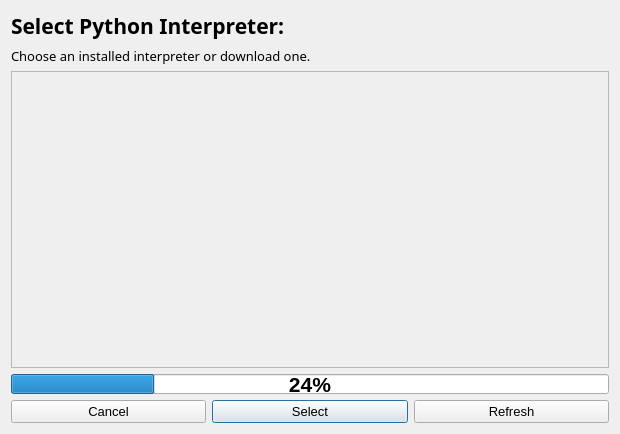
<?xml version="1.0" encoding="UTF-8"?>
<ui version="4.0">
 <class>Dialog</class>
 <widget class="QDialog" name="Dialog">
  <property name="geometry">
   <rect>
    <x>0</x>
    <y>0</y>
    <width>620</width>
    <height>434</height>
   </rect>
  </property>
  <property name="font">
   <font>
    <pointsize>16</pointsize>
    <weight>75</weight>
    <bold>true</bold>
   </font>
  </property>
  <property name="windowTitle">
   <string>Dialog</string>
  </property>
  <layout class="QVBoxLayout" name="verticalLayout_2">
   <item>
    <layout class="QVBoxLayout" name="verticalLayout">
     <item>
      <widget class="QLabel" name="TitleLabel">
       <property name="font">
        <font>
         <family>Cascadia Code</family>
         <weight>75</weight>
         <bold>true</bold>
        </font>
       </property>
       <property name="text">
        <string>Select Python Interpreter:</string>
       </property>
      </widget>
     </item>
     <item>
      <widget class="QLabel" name="DesciptionLabel">
       <property name="font">
        <font>
         <family>Cascadia Code</family>
         <pointsize>10</pointsize>
         <weight>50</weight>
         <bold>false</bold>
        </font>
       </property>
       <property name="text">
        <string>Choose an installed interpreter or download one.</string>
       </property>
      </widget>
     </item>
     <item>
      <widget class="QScrollArea" name="InterpretatorScrollArea">
       <property name="widgetResizable">
        <bool>true</bool>
       </property>
       <widget class="QWidget" name="scrollAreaWidgetContents">
        <property name="geometry">
         <rect>
          <x>0</x>
          <y>0</y>
          <width>598</width>
          <height>297</height>
         </rect>
        </property>
        <layout class="QVBoxLayout" name="verticalLayout_4">
         <item>
          <layout class="QVBoxLayout" name="verticalLayout_3"/>
         </item>
        </layout>
       </widget>
      </widget>
     </item>
    </layout>
   </item>
   <item>
    <widget class="QProgressBar" name="DownloadBar">
     <property name="minimumSize">
      <size>
       <width>0</width>
       <height>20</height>
      </size>
     </property>
     <property name="maximumSize">
      <size>
       <width>16777215</width>
       <height>20</height>
      </size>
     </property>
     <property name="value">
      <number>24</number>
     </property>
    </widget>
   </item>
   <item>
    <layout class="QHBoxLayout" name="buttonsLayout">
     <property name="sizeConstraint">
      <enum>QLayout::SetDefaultConstraint</enum>
     </property>
     <item>
      <widget class="QPushButton" name="cancelButton">
       <property name="font">
        <font>
         <pointsize>10</pointsize>
         <weight>50</weight>
         <bold>false</bold>
        </font>
       </property>
       <property name="text">
        <string>Cancel</string>
       </property>
      </widget>
     </item>
     <item>
      <widget class="QPushButton" name="selectButton">
       <property name="font">
        <font>
         <pointsize>10</pointsize>
         <weight>50</weight>
         <bold>false</bold>
        </font>
       </property>
       <property name="text">
        <string>Select</string>
       </property>
       <property name="default">
        <bool>true</bool>
       </property>
      </widget>
     </item>
     <item>
      <widget class="QPushButton" name="refreshButton">
       <property name="font">
        <font>
         <pointsize>10</pointsize>
         <weight>50</weight>
         <bold>false</bold>
        </font>
       </property>
       <property name="text">
        <string>Refresh</string>
       </property>
      </widget>
     </item>
    </layout>
   </item>
  </layout>
 </widget>
 <resources/>
 <connections/>
</ui>
